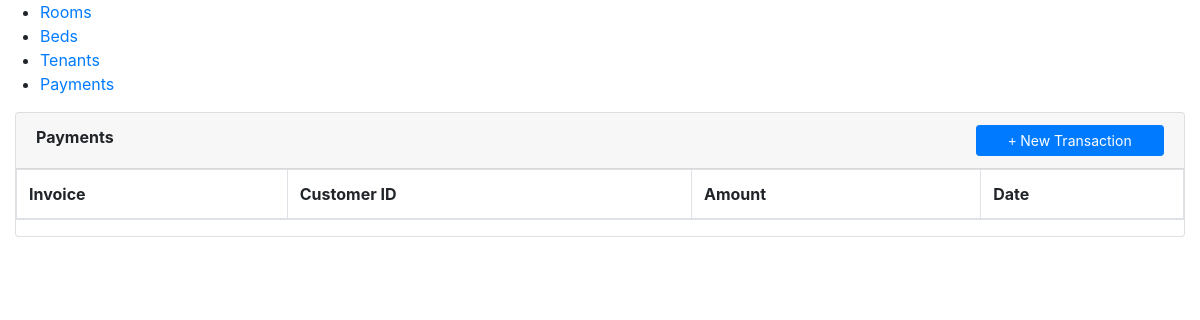
The app's page /client/pages/Payments.php, older data.
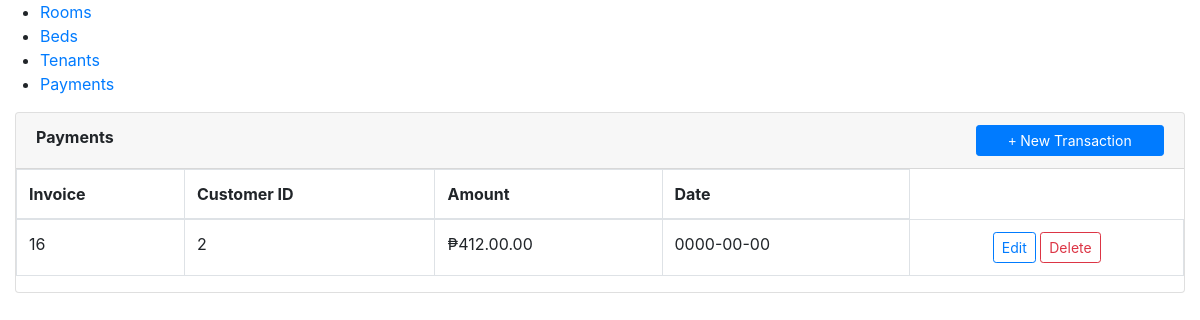
The same page, newer data.
### tables this page shows
CREATE TABLE `payments` (
  `transaction_id` int(11) NOT NULL,
  `customer_id` int(11) DEFAULT NULL,
  `amount` decimal(10,2) DEFAULT 0.00,
  `date_transaction` date DEFAULT curdate()
);

### server/database/db_connections.php (called while the page is built)
<?php
function connections()
{
    $servername = "localhost";
    $username = "root";
    $password = "";
    $database = "boarding_house";
    try {
        $conn = new PDO("mysql:host=$servername;dbname=$database", $username, $password);
        $conn->setAttribute(PDO::ATTR_ERRMODE, PDO::ERRMODE_EXCEPTION);
        return $conn;
    } catch (PDOException $e) {
        die("Connection failed: " . $e->getMessage());
    }
}
?>

### server/database/models/payments_model.php (called while the page is built, shortened)
<?php
require_once dirname(__DIR__, 2) . '/database/db_connections.php';
class PaymentsModel
{
    private $connect;
    public function __construct()
    {
        $this->connect = connections();
    }
    public function getAllPayments()
    {
        $transactionData = [];
        try {
            $stmt = $this->connect->query('SELECT * FROM payments');
            $stmt->execute();
            $transactionData = $stmt->fetchAll(PDO::FETCH_ASSOC);
        } catch (PDOException $e) {
            throw new Exception("Error fetching beds: " . $e->getMessage());
        }
        return $transactionData;
    }
}
?>

### client/pages/Payments.php (the view, shortened to what this page needs)
<?php
include ('../../server/database/models/payments_model.php');
$paymentsModel = new PaymentsModel();
$allTransactions = $paymentsModel->getAllPayments();
?>
<?php include_once ('../includes/header.php'); ?>
<body>
    <?php include_once ('../includes/navbar.php'); ?>
    <div class="col-md-12">
        <div class="card">
            <div class="card-header">
                <b>Payments</b>
                <span class="float:right"><a class="btn btn-primary btn-block btn-sm col-sm-2 float-right"
                        href="javascript:void(0)" id="new_transaction">
                        <i class="fa fa-plus"></i> New Transaction
                    </a></span>
            </div>
            <div class="table-responsive">
                <table class="table table-bordered">
                    <thead>
                        <tr>
                            <th>Invoice</th>
                            <th>Customer ID</th>
                            <th>Amount</th>
                            <th> Date</th>
                        </tr>
                    </thead>
                    <tbody>
                        <?php foreach ($allTransactions as $allTransaction): ?>
                            <tr>
                                <td><?php echo $allTransaction['transaction_id']; ?></td>
                                <td><?php echo $allTransaction['customer_id']; ?></td>
                                <td>₱<?php echo $allTransaction['amount']; ?>.00</td>
                                <td><?php echo $allTransaction['date_transaction']; ?></td>
                                <td class="text-center">
                                    <button class="btn btn-sm btn-outline-primary edit_payments" type="button"
                                        data-id="<?php echo $allTransaction['transaction_id']; ?>"> Edit</button>
                                    <button class="btn btn-sm btn-outline-danger delete_payments" type="button"
                                        data-id="<?php echo $allTransaction['transaction_id']; ?>">Delete</button>
                                </td>
                            </tr>
                        <?php endforeach; ?>
                    </tbody>
                </table>
            </div>
        </div>
    </div>
</body>
</html>

Row changes from the older to the newer data that the page shows:
added payments: transaction_id "16", customer "2", amount "412.00", date_transaction "0000-00-00"
